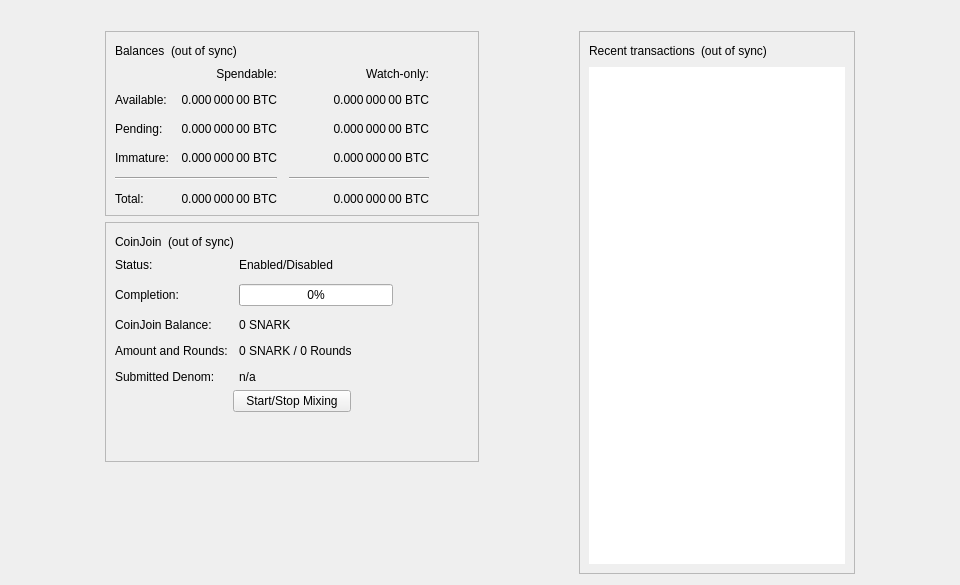
<?xml version="1.0" encoding="UTF-8"?>
<ui version="4.0">
 <class>OverviewPage</class>
 <widget class="QWidget" name="OverviewPage">
  <property name="geometry">
   <rect>
    <x>0</x>
    <y>0</y>
    <width>960</width>
    <height>585</height>
   </rect>
  </property>
  <property name="minimumSize">
   <size>
    <width>960</width>
    <height>0</height>
   </size>
  </property>
  <property name="windowTitle">
   <string>Form</string>
  </property>
  <layout class="QVBoxLayout" name="topLayout">
   <item>
    <widget class="QLabel" name="labelAlerts">
     <property name="visible">
      <bool>false</bool>
     </property>
     <property name="wordWrap">
      <bool>true</bool>
     </property>
     <property name="margin">
      <number>3</number>
     </property>
     <property name="textInteractionFlags">
      <set>Qt::TextSelectableByMouse</set>
     </property>
    </widget>
   </item>
   <item>
    <layout class="QHBoxLayout" name="horizontalLayout" stretch="1,0,1,0,1">
     <item>
      <spacer name="horizontalSpacerLeft">
       <property name="orientation">
        <enum>Qt::Horizontal</enum>
       </property>
       <property name="sizeType">
        <enum>QSizePolicy::Preferred</enum>
       </property>
       <property name="sizeHint" stdset="0">
        <size>
         <width>10</width>
         <height>20</height>
        </size>
       </property>
      </spacer>
     </item>
     <item>
      <layout class="QVBoxLayout" name="verticalLayout_2">
       <item>
        <widget class="QFrame" name="frame">
         <property name="frameShape">
          <enum>QFrame::StyledPanel</enum>
         </property>
         <property name="frameShadow">
          <enum>QFrame::Raised</enum>
         </property>
         <layout class="QVBoxLayout" name="verticalLayout_4">
          <item>
           <layout class="QHBoxLayout" name="horizontalLayout_4">
            <item>
             <widget class="QLabel" name="label_5">
              <property name="text">
               <string>Balances</string>
              </property>
             </widget>
            </item>
            <item>
             <widget class="QLabel" name="labelWalletStatus">
              <property name="toolTip">
               <string>The displayed information may be out of date. Your wallet automatically synchronizes with the Snarkcoin network after a connection is established, but this process has not completed yet.</string>
              </property>
              <property name="text">
               <string notr="true">(out of sync)</string>
              </property>
              <property name="alignment">
               <set>Qt::AlignLeading|Qt::AlignLeft|Qt::AlignVCenter</set>
              </property>
             </widget>
            </item>
            <item>
             <spacer name="horizontalSpacer_3">
              <property name="orientation">
               <enum>Qt::Horizontal</enum>
              </property>
              <property name="sizeHint" stdset="0">
               <size>
                <width>40</width>
                <height>20</height>
               </size>
              </property>
             </spacer>
            </item>
           </layout>
          </item>
          <item>
           <layout class="QGridLayout" name="gridLayout">
            <property name="spacing">
             <number>12</number>
            </property>
            <item row="2" column="2">
             <widget class="QLabel" name="labelWatchPending">
              <property name="cursor">
               <cursorShape>IBeamCursor</cursorShape>
              </property>
              <property name="toolTip">
               <string>Unconfirmed transactions to watch-only addresses</string>
              </property>
              <property name="text">
               <string notr="true">0.000 000 00 BTC</string>
              </property>
              <property name="alignment">
               <set>Qt::AlignRight|Qt::AlignTrailing|Qt::AlignVCenter</set>
              </property>
              <property name="textInteractionFlags">
               <set>Qt::LinksAccessibleByMouse|Qt::TextSelectableByKeyboard|Qt::TextSelectableByMouse</set>
              </property>
             </widget>
            </item>
            <item row="2" column="1">
             <widget class="QLabel" name="labelUnconfirmed">
              <property name="cursor">
               <cursorShape>IBeamCursor</cursorShape>
              </property>
              <property name="toolTip">
               <string>Total of transactions that have yet to be confirmed, and do not yet count toward the spendable balance</string>
              </property>
              <property name="text">
               <string notr="true">0.000 000 00 BTC</string>
              </property>
              <property name="alignment">
               <set>Qt::AlignRight|Qt::AlignTrailing|Qt::AlignVCenter</set>
              </property>
              <property name="textInteractionFlags">
               <set>Qt::LinksAccessibleByMouse|Qt::TextSelectableByKeyboard|Qt::TextSelectableByMouse</set>
              </property>
             </widget>
            </item>
            <item row="3" column="2">
             <widget class="QLabel" name="labelWatchImmature">
              <property name="cursor">
               <cursorShape>IBeamCursor</cursorShape>
              </property>
              <property name="toolTip">
               <string>Mined balance in watch-only addresses that has not yet matured</string>
              </property>
              <property name="text">
               <string notr="true">0.000 000 00 BTC</string>
              </property>
              <property name="alignment">
               <set>Qt::AlignRight|Qt::AlignTrailing|Qt::AlignVCenter</set>
              </property>
              <property name="textInteractionFlags">
               <set>Qt::LinksAccessibleByMouse|Qt::TextSelectableByKeyboard|Qt::TextSelectableByMouse</set>
              </property>
             </widget>
            </item>
            <item row="4" column="0" colspan="2">
             <widget class="Line" name="lineSpendableBalance">
              <property name="orientation">
               <enum>Qt::Horizontal</enum>
              </property>
             </widget>
            </item>
            <item row="4" column="2">
             <widget class="Line" name="lineWatchBalance">
              <property name="sizePolicy">
               <sizepolicy hsizetype="Preferred" vsizetype="Fixed">
                <horstretch>0</horstretch>
                <verstretch>0</verstretch>
               </sizepolicy>
              </property>
              <property name="minimumSize">
               <size>
                <width>140</width>
                <height>0</height>
               </size>
              </property>
              <property name="orientation">
               <enum>Qt::Horizontal</enum>
              </property>
             </widget>
            </item>
            <item row="5" column="0">
             <widget class="QLabel" name="labelTotalText">
              <property name="text">
               <string>Total:</string>
              </property>
             </widget>
            </item>
            <item row="3" column="1">
             <widget class="QLabel" name="labelImmature">
              <property name="cursor">
               <cursorShape>IBeamCursor</cursorShape>
              </property>
              <property name="toolTip">
               <string>Mined balance that has not yet matured</string>
              </property>
              <property name="text">
               <string notr="true">0.000 000 00 BTC</string>
              </property>
              <property name="alignment">
               <set>Qt::AlignRight|Qt::AlignTrailing|Qt::AlignVCenter</set>
              </property>
              <property name="textInteractionFlags">
               <set>Qt::LinksAccessibleByMouse|Qt::TextSelectableByKeyboard|Qt::TextSelectableByMouse</set>
              </property>
             </widget>
            </item>
            <item row="2" column="3">
             <spacer name="horizontalSpacer_2">
              <property name="orientation">
               <enum>Qt::Horizontal</enum>
              </property>
              <property name="sizeHint" stdset="0">
               <size>
                <width>40</width>
                <height>20</height>
               </size>
              </property>
             </spacer>
            </item>
            <item row="3" column="0">
             <widget class="QLabel" name="labelImmatureText">
              <property name="text">
               <string>Immature:</string>
              </property>
             </widget>
            </item>
            <item row="5" column="1">
             <widget class="QLabel" name="labelTotal">
              <property name="cursor">
               <cursorShape>IBeamCursor</cursorShape>
              </property>
              <property name="toolTip">
               <string>Your current total balance</string>
              </property>
              <property name="text">
               <string notr="true">0.000 000 00 BTC</string>
              </property>
              <property name="alignment">
               <set>Qt::AlignRight|Qt::AlignTrailing|Qt::AlignVCenter</set>
              </property>
              <property name="textInteractionFlags">
               <set>Qt::LinksAccessibleByMouse|Qt::TextSelectableByKeyboard|Qt::TextSelectableByMouse</set>
              </property>
             </widget>
            </item>
            <item row="5" column="2">
             <widget class="QLabel" name="labelWatchTotal">
              <property name="cursor">
               <cursorShape>IBeamCursor</cursorShape>
              </property>
              <property name="toolTip">
               <string>Current total balance in watch-only addresses</string>
              </property>
              <property name="text">
               <string notr="true">0.000 000 00 BTC</string>
              </property>
              <property name="alignment">
               <set>Qt::AlignRight|Qt::AlignTrailing|Qt::AlignVCenter</set>
              </property>
              <property name="textInteractionFlags">
               <set>Qt::LinksAccessibleByMouse|Qt::TextSelectableByKeyboard|Qt::TextSelectableByMouse</set>
              </property>
             </widget>
            </item>
            <item row="0" column="2">
             <widget class="QLabel" name="labelWatchonly">
              <property name="text">
               <string>Watch-only:</string>
              </property>
              <property name="alignment">
               <set>Qt::AlignRight|Qt::AlignTrailing|Qt::AlignVCenter</set>
              </property>
             </widget>
            </item>
            <item row="1" column="0">
             <widget class="QLabel" name="labelBalanceText">
              <property name="text">
               <string>Available:</string>
              </property>
             </widget>
            </item>
            <item row="1" column="1">
             <widget class="QLabel" name="labelBalance">
              <property name="cursor">
               <cursorShape>IBeamCursor</cursorShape>
              </property>
              <property name="toolTip">
               <string>Your current spendable balance</string>
              </property>
              <property name="text">
               <string notr="true">0.000 000 00 BTC</string>
              </property>
              <property name="alignment">
               <set>Qt::AlignRight|Qt::AlignTrailing|Qt::AlignVCenter</set>
              </property>
              <property name="textInteractionFlags">
               <set>Qt::LinksAccessibleByMouse|Qt::TextSelectableByKeyboard|Qt::TextSelectableByMouse</set>
              </property>
             </widget>
            </item>
            <item row="1" column="2">
             <widget class="QLabel" name="labelWatchAvailable">
              <property name="cursor">
               <cursorShape>IBeamCursor</cursorShape>
              </property>
              <property name="toolTip">
               <string>Your current balance in watch-only addresses</string>
              </property>
              <property name="text">
               <string notr="true">0.000 000 00 BTC</string>
              </property>
              <property name="alignment">
               <set>Qt::AlignRight|Qt::AlignTrailing|Qt::AlignVCenter</set>
              </property>
              <property name="textInteractionFlags">
               <set>Qt::LinksAccessibleByMouse|Qt::TextSelectableByKeyboard|Qt::TextSelectableByMouse</set>
              </property>
             </widget>
            </item>
            <item row="2" column="0">
             <widget class="QLabel" name="labelPendingText">
              <property name="text">
               <string>Pending:</string>
              </property>
             </widget>
            </item>
            <item row="0" column="1">
             <widget class="QLabel" name="labelSpendable">
              <property name="text">
               <string>Spendable:</string>
              </property>
              <property name="alignment">
               <set>Qt::AlignRight|Qt::AlignTrailing|Qt::AlignVCenter</set>
              </property>
             </widget>
            </item>
           </layout>
          </item>
         </layout>
        </widget>
       </item>
       <item>
        <widget class="QFrame" name="frameCoinJoin">
         <property name="layoutDirection">
          <enum>Qt::LeftToRight</enum>
         </property>
         <property name="frameShape">
          <enum>QFrame::StyledPanel</enum>
         </property>
         <property name="frameShadow">
          <enum>QFrame::Raised</enum>
         </property>
         <layout class="QVBoxLayout" name="VerticalLayout_PS1">
          <item>
           <layout class="QHBoxLayout" name="horizontalLayout_5">
            <item>
             <widget class="QLabel" name="labelCoinJoinHeader">
              <property name="text">
               <string notr="true">CoinJoin</string>
              </property>
             </widget>
            </item>
            <item>
             <widget class="QLabel" name="labelCoinJoinSyncStatus">
              <property name="toolTip">
               <string>The displayed information may be out of date. Your wallet automatically synchronizes with the Snarkcoin network after a connection is established, but this process has not completed yet.</string>
              </property>
              <property name="text">
               <string notr="true">(out of sync)</string>
              </property>
              <property name="alignment">
               <set>Qt::AlignLeading|Qt::AlignLeft|Qt::AlignVCenter</set>
              </property>
             </widget>
            </item>
            <item>
             <spacer name="horizontalSpacer_4">
              <property name="orientation">
               <enum>Qt::Horizontal</enum>
              </property>
              <property name="sizeHint" stdset="0">
               <size>
                <width>40</width>
                <height>20</height>
               </size>
              </property>
             </spacer>
            </item>
           </layout>
          </item>
          <item>
           <layout class="QFormLayout" name="coinJoinFormLayout">
            <property name="fieldGrowthPolicy">
             <enum>QFormLayout::AllNonFixedFieldsGrow</enum>
            </property>
            <property name="horizontalSpacing">
             <number>11</number>
            </property>
            <property name="verticalSpacing">
             <number>12</number>
            </property>
            <item row="0" column="0">
             <widget class="QLabel" name="labelCoinJoinEnabledText">
              <property name="text">
               <string>Status:</string>
              </property>
             </widget>
            </item>
            <item row="0" column="1">
             <widget class="QLabel" name="labelCoinJoinEnabled">
              <property name="text">
               <string>Enabled/Disabled</string>
              </property>
             </widget>
            </item>
            <item row="1" column="0">
             <widget class="QLabel" name="labelCompletitionText">
              <property name="text">
               <string>Completion:</string>
              </property>
             </widget>
            </item>
            <item row="1" column="1">
             <widget class="QProgressBar" name="coinJoinProgress">
              <property name="maximumSize">
               <size>
                <width>154</width>
                <height>16777215</height>
               </size>
              </property>
              <property name="value">
               <number>0</number>
              </property>
             </widget>
            </item>
            <item row="2" column="0">
             <widget class="QLabel" name="labelAnonymizedText">
              <property name="text">
               <string notr="true">CoinJoin Balance:</string>
              </property>
             </widget>
            </item>
            <item row="2" column="1">
             <widget class="QLabel" name="labelAnonymized">
              <property name="text">
               <string notr="true">0 SNARK</string>
              </property>
             </widget>
            </item>
            <item row="3" column="0">
             <widget class="QLabel" name="labelAmountAndRoundsText">
              <property name="text">
               <string>Amount and Rounds:</string>
              </property>
             </widget>
            </item>
            <item row="3" column="1">
             <widget class="QLabel" name="labelAmountRounds">
              <property name="text">
               <string>0 SNARK / 0 Rounds</string>
              </property>
             </widget>
            </item>
            <item row="4" column="0">
             <widget class="QLabel" name="labelSubmittedDenomText">
              <property name="text">
               <string>Submitted Denom:</string>
              </property>
             </widget>
            </item>
            <item row="4" column="1">
             <widget class="QLabel" name="labelSubmittedDenom">
              <property name="toolTip">
               <string>The denominations you submitted to the Masternode.&lt;br&gt;To mix, other users must submit the exact same denominations.</string>
              </property>
              <property name="text">
               <string>n/a</string>
              </property>
              <property name="wordWrap">
               <bool>true</bool>
              </property>
             </widget>
            </item>
           </layout>
          </item>
          <item>
           <layout class="QVBoxLayout" name="VerticalLayout_PS">
            <item>
             <layout class="QHBoxLayout" name="horizontalLayout_3">
              <property name="topMargin">
               <number>0</number>
              </property>
              <item>
               <spacer name="horizontalSpacer_5">
                <property name="orientation">
                 <enum>Qt::Horizontal</enum>
                </property>
                <property name="sizeHint" stdset="0">
                 <size>
                  <width>40</width>
                  <height>20</height>
                 </size>
                </property>
               </spacer>
              </item>
              <item>
               <widget class="QPushButton" name="toggleCoinJoin">
                <property name="sizePolicy">
                 <sizepolicy hsizetype="MinimumExpanding" vsizetype="Fixed">
                  <horstretch>0</horstretch>
                  <verstretch>0</verstretch>
                 </sizepolicy>
                </property>
                <property name="text">
                 <string>Start/Stop Mixing</string>
                </property>
               </widget>
              </item>
              <item>
               <spacer name="horizontalSpacer_6">
                <property name="orientation">
                 <enum>Qt::Horizontal</enum>
                </property>
                <property name="sizeHint" stdset="0">
                 <size>
                  <width>40</width>
                  <height>20</height>
                 </size>
                </property>
               </spacer>
              </item>
             </layout>
            </item>
            <item>
             <spacer name="verticalSpacer_3">
              <property name="orientation">
               <enum>Qt::Vertical</enum>
              </property>
              <property name="sizeHint" stdset="0">
               <size>
                <width>20</width>
                <height>40</height>
               </size>
              </property>
             </spacer>
            </item>
           </layout>
          </item>
         </layout>
        </widget>
       </item>
       <item>
        <spacer name="verticalSpacer">
         <property name="orientation">
          <enum>Qt::Vertical</enum>
         </property>
         <property name="sizeHint" stdset="0">
          <size>
           <width>20</width>
           <height>40</height>
          </size>
         </property>
        </spacer>
       </item>
      </layout>
     </item>
     <item>
      <spacer name="horizontalSpacerCenter">
       <property name="orientation">
        <enum>Qt::Horizontal</enum>
       </property>
       <property name="sizeHint" stdset="0">
        <size>
         <width>10</width>
         <height>20</height>
        </size>
       </property>
      </spacer>
     </item>
     <item>
      <layout class="QVBoxLayout" name="verticalLayout_3">
       <item>
        <widget class="QFrame" name="frame_2">
         <property name="frameShape">
          <enum>QFrame::StyledPanel</enum>
         </property>
         <property name="frameShadow">
          <enum>QFrame::Raised</enum>
         </property>
         <layout class="QVBoxLayout" name="verticalLayout">
          <item>
           <layout class="QHBoxLayout" name="horizontalLayout_2">
            <item>
             <widget class="QLabel" name="label_4">
              <property name="text">
               <string>Recent transactions</string>
              </property>
             </widget>
            </item>
            <item>
             <widget class="QLabel" name="labelTransactionsStatus">
              <property name="toolTip">
               <string>The displayed information may be out of date. Your wallet automatically synchronizes with the Snarkcoin network after a connection is established, but this process has not completed yet.</string>
              </property>
              <property name="text">
               <string notr="true">(out of sync)</string>
              </property>
              <property name="alignment">
               <set>Qt::AlignLeading|Qt::AlignLeft|Qt::AlignVCenter</set>
              </property>
             </widget>
            </item>
            <item>
             <spacer name="horizontalSpacer">
              <property name="orientation">
               <enum>Qt::Horizontal</enum>
              </property>
              <property name="sizeHint" stdset="0">
               <size>
                <width>40</width>
                <height>20</height>
               </size>
              </property>
             </spacer>
            </item>
           </layout>
          </item>
          <item>
           <widget class="QListView" name="listTransactions">
            <property name="frameShape">
             <enum>QFrame::NoFrame</enum>
            </property>
            <property name="verticalScrollBarPolicy">
             <enum>Qt::ScrollBarAlwaysOff</enum>
            </property>
            <property name="horizontalScrollBarPolicy">
             <enum>Qt::ScrollBarAlwaysOff</enum>
            </property>
            <property name="selectionMode">
             <enum>QAbstractItemView::NoSelection</enum>
            </property>
           </widget>
          </item>
         </layout>
        </widget>
       </item>
      </layout>
     </item>
     <item>
      <spacer name="horizontalSpacerRight">
       <property name="orientation">
        <enum>Qt::Horizontal</enum>
       </property>
       <property name="sizeType">
        <enum>QSizePolicy::Preferred</enum>
       </property>
       <property name="sizeHint" stdset="0">
        <size>
         <width>10</width>
         <height>20</height>
        </size>
       </property>
      </spacer>
     </item>
    </layout>
   </item>
  </layout>
 </widget>
 <resources/>
 <connections/>
</ui>
